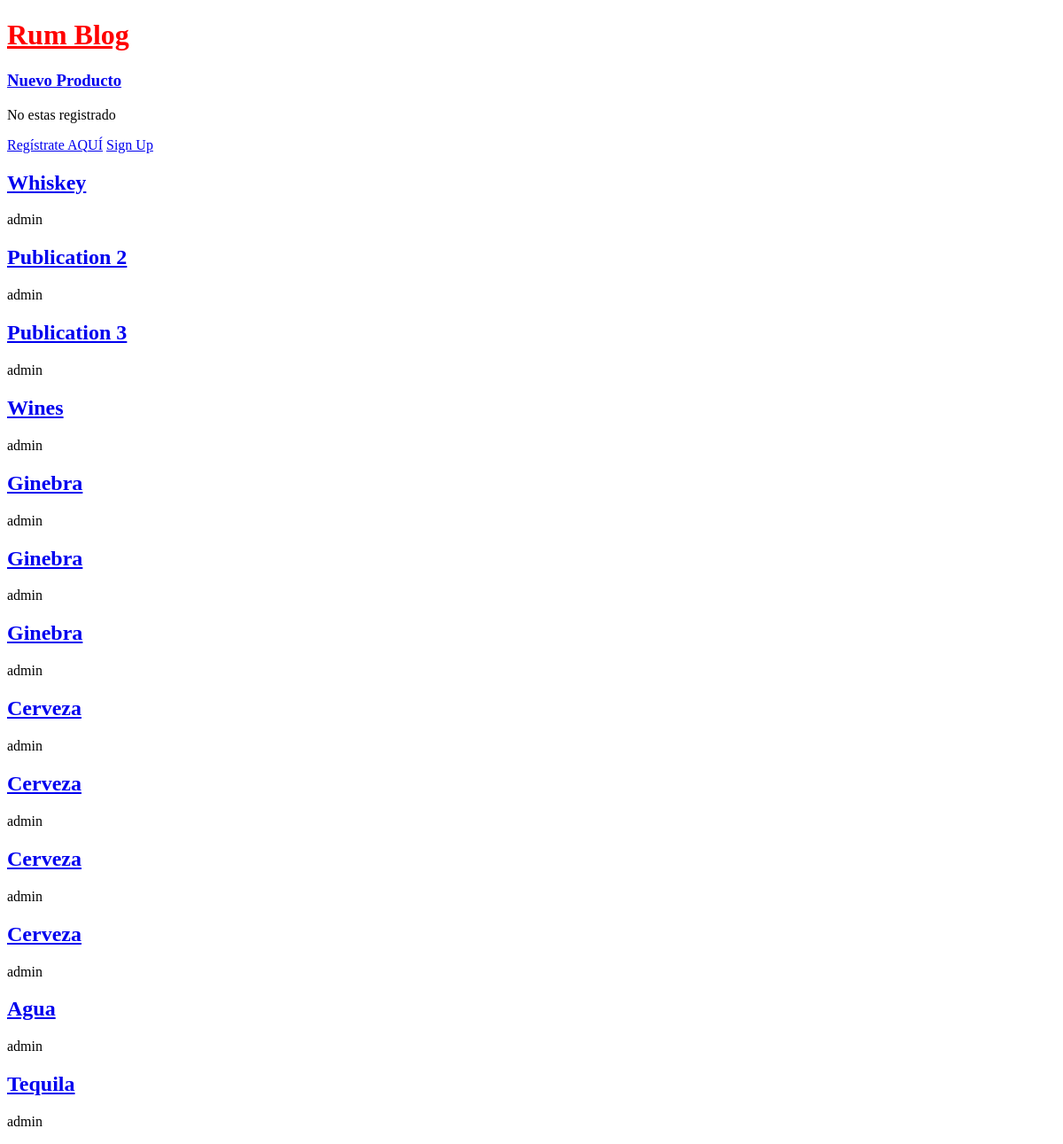
The app's page /, older data.
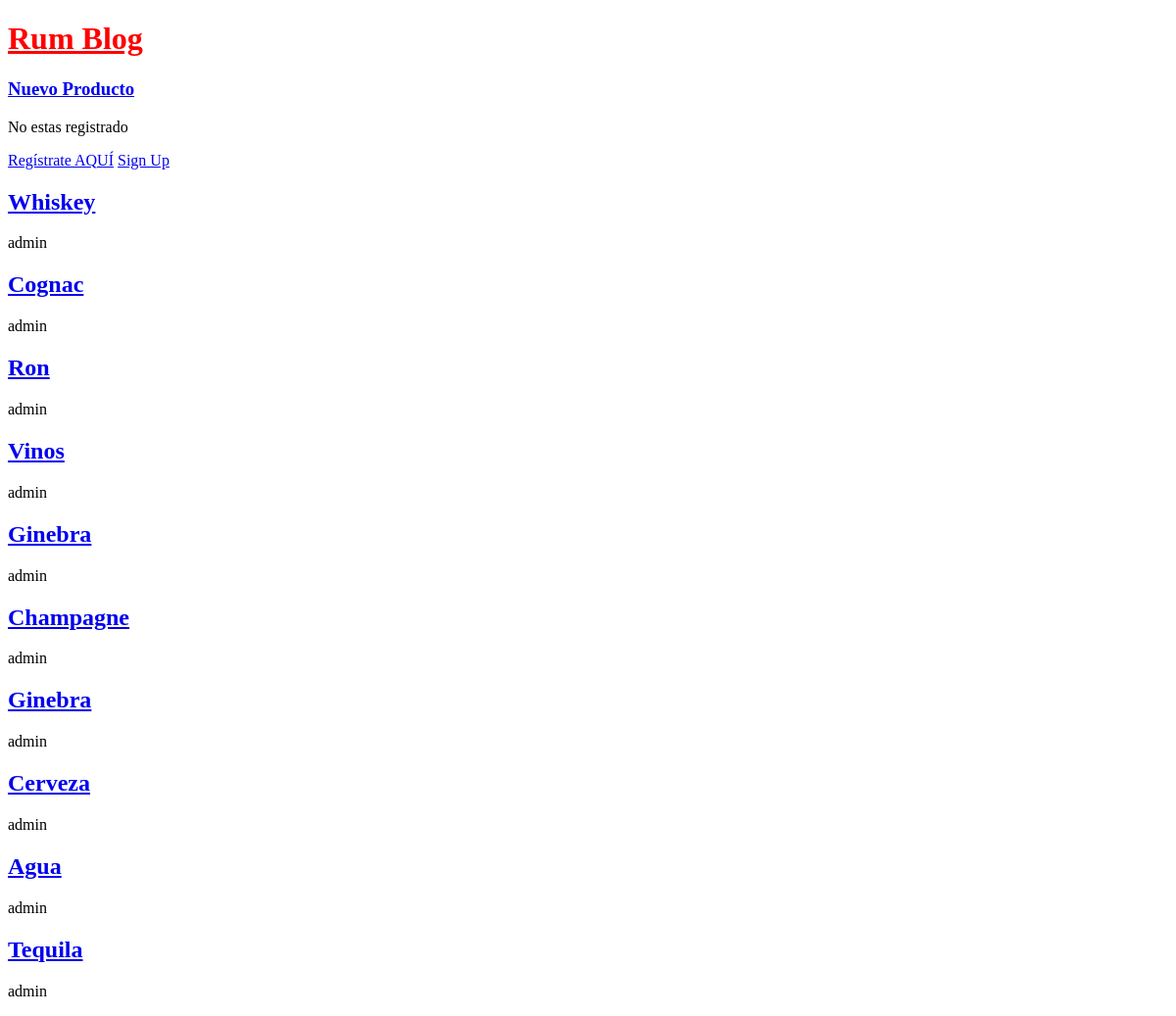
The same page, newer data.
### blogs/models.py (models this page shows, shortened)
class Publication(models.Model):
    title = models.CharField(max_length=200)
    author = models.ForeignKey(
        "auth.User",
        on_delete=models.CASCADE,
    )
    body = models.TextField()

### blogs/views.py (the view)
# urls.py: path("", BlogListView.as_view(), name="home"),
class BlogListView(ListView):
    model = Publication
    template_name = 'home.html'

### templates/home.html
{% extends "base.html" %}
{% block content %}
    {% if user.is_authenticated %}
        Hi {{ user.username }}! Welcome
        <form action="{% url 'logout' %}" method="post">
            {% csrf_token %}
            <button type="submit">Log Out</button>
        </form>
    {% else %}
        <p>No estas registrado</p>
        <a href="{% url 'login' %}">Regístrate AQUÍ</a>
        <a href="{% url 'signup' %}">Sign Up</a>
    {% endif %}
    {% for publication in publication_list %}
        <h2><a href="{% url 'post_detail' publication.pk %}">{{ publication.title }}</a></h2>
        <p>{{ publication.author }}</p>
    {% endfor %}
{% endblock content %}

### templates/base.html (shortened to what this page needs)
{% load static %}
<!DOCTYPE html>
<html lang="en">
<head>
    <link rel="stylesheet" href="{% static 'css/style.css' %}">
</head>
<body>
    <header>
        <h1><a href="{% url 'home' %}">Rum Blog</a></h1>
    </header>
    <h3><a href="{% url 'post_new' %}">Nuevo Producto</a></h3>
    <section>
        {% block content %}
        {% endblock content %}
    </section>
</body>
</html>

### static/css/style.css (style rules this page uses)
header h1 a { color: red; }

Row changes from the older to the newer data that the page shows:
removed Publication: title "Cerveza", author "admin"
removed Publication: title "Cerveza", author "admin"
removed Publication: title "Cerveza", author "admin"
changed Publication: title "Publication 2" → "Cognac"
changed Publication: title "Publication 3" → "Ron"
changed Publication: title "Wines" → "Vinos"
changed Publication: title "Ginebra" → "Champagne"
